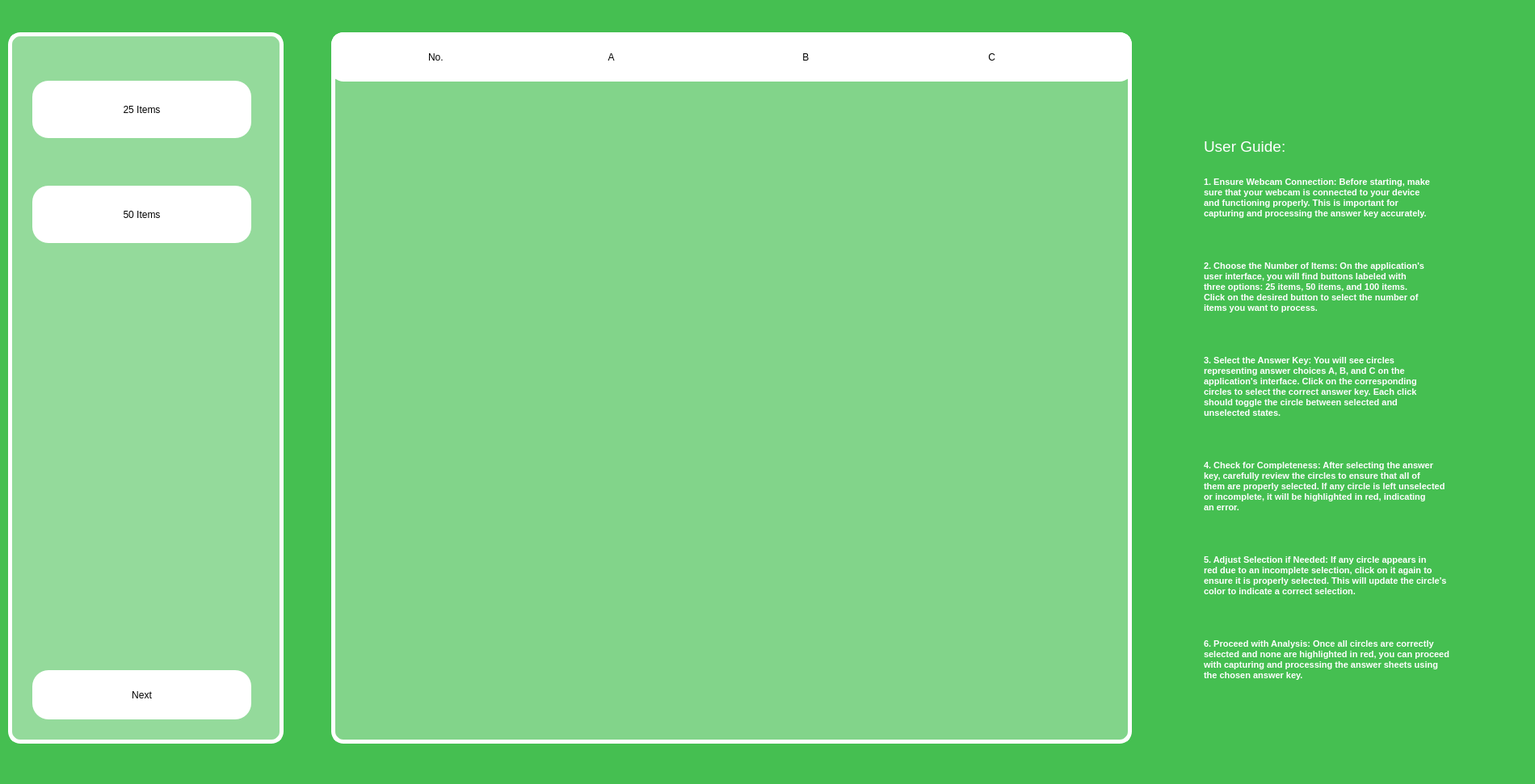
<?xml version="1.0" encoding="UTF-8"?>
<ui version="4.0">
 <class>Dialog</class>
 <widget class="QDialog" name="Dialog">
  <property name="geometry">
   <rect>
    <x>0</x>
    <y>0</y>
    <width>1900</width>
    <height>971</height>
   </rect>
  </property>
  <property name="windowTitle">
   <string>Dialog</string>
  </property>
  <widget class="QWidget" name="bgwidget" native="true">
   <property name="geometry">
    <rect>
     <x>0</x>
     <y>0</y>
     <width>1901</width>
     <height>981</height>
    </rect>
   </property>
   <property name="styleSheet">
    <string notr="true">QWidget#bgwidget
{  
background-color: rgb(69, 191, 81);
 }
</string>
   </property>
   <widget class="QPushButton" name="next">
    <property name="geometry">
     <rect>
      <x>40</x>
      <y>830</y>
      <width>271</width>
      <height>61</height>
     </rect>
    </property>
    <property name="styleSheet">
     <string notr="true">border-radius: 20px;
background-color: rgb(255, 255, 255);
font: 12pt &quot;MS Shell Dlg 2&quot;;</string>
    </property>
    <property name="text">
     <string>Next</string>
    </property>
   </widget>
   <widget class="QWidget" name="verticalLayoutWidget">
    <property name="geometry">
     <rect>
      <x>420</x>
      <y>100</y>
      <width>971</width>
      <height>811</height>
     </rect>
    </property>
    <layout class="QVBoxLayout" name="verticalLayout"/>
   </widget>
   <widget class="QPushButton" name="items25">
    <property name="geometry">
     <rect>
      <x>40</x>
      <y>100</y>
      <width>271</width>
      <height>71</height>
     </rect>
    </property>
    <property name="styleSheet">
     <string notr="true">border-radius: 20px;
background-color: rgb(255, 255, 255);
font: 12pt &quot;MS Shell Dlg 2&quot;;</string>
    </property>
    <property name="text">
     <string>25 Items</string>
    </property>
   </widget>
   <widget class="QPushButton" name="items50">
    <property name="geometry">
     <rect>
      <x>40</x>
      <y>230</y>
      <width>271</width>
      <height>71</height>
     </rect>
    </property>
    <property name="styleSheet">
     <string notr="true">border-radius: 20px;
background-color: rgb(255, 255, 255);
font: 12pt &quot;MS Shell Dlg 2&quot;;</string>
    </property>
    <property name="text">
     <string>50 Items</string>
    </property>
   </widget>
   <widget class="QLabel" name="label_2">
    <property name="geometry">
     <rect>
      <x>750</x>
      <y>50</y>
      <width>41</width>
      <height>41</height>
     </rect>
    </property>
    <property name="styleSheet">
     <string notr="true">font: 75 20pt &quot;MS Shell Dlg 2&quot;;

color: rgb(0, 0, 0);

background-color: rgb(255, 255, 255);
border-radius: 10px;</string>
    </property>
    <property name="text">
     <string> A</string>
    </property>
   </widget>
   <widget class="QGraphicsView" name="graphicsView">
    <property name="geometry">
     <rect>
      <x>10</x>
      <y>40</y>
      <width>341</width>
      <height>881</height>
     </rect>
    </property>
    <property name="styleSheet">
     <string notr="true">background-color: qlineargradient(spread:pad, x1:0, y1:0, x2:1, y2:0, stop:0 rgba(255, 255, 255, 108));
border-style: solid;
border-width: 5px;
border-color: rgb(255, 255, 255);
border-radius: 15px;

</string>
    </property>
   </widget>
   <widget class="QGraphicsView" name="graphicsView_2">
    <property name="geometry">
     <rect>
      <x>410</x>
      <y>40</y>
      <width>991</width>
      <height>881</height>
     </rect>
    </property>
    <property name="styleSheet">
     <string notr="true">background-color: qlineargradient(spread:pad, x1:0, y1:0, x2:1, y2:0, stop:0 rgba(255, 255, 255, 83));
border-style: solid;
border-width: 5px;
border-color: rgb(255, 255, 255);
border-radius: 15px;</string>
    </property>
   </widget>
   <widget class="QLabel" name="label_5">
    <property name="geometry">
     <rect>
      <x>990</x>
      <y>50</y>
      <width>41</width>
      <height>41</height>
     </rect>
    </property>
    <property name="styleSheet">
     <string notr="true">font: 75 20pt &quot;MS Shell Dlg 2&quot;;

color: rgb(0, 0, 0);

background-color: rgb(255, 255, 255);
border-radius: 10px;</string>
    </property>
    <property name="text">
     <string> B</string>
    </property>
   </widget>
   <widget class="QLabel" name="label_3">
    <property name="geometry">
     <rect>
      <x>1220</x>
      <y>50</y>
      <width>41</width>
      <height>41</height>
     </rect>
    </property>
    <property name="styleSheet">
     <string notr="true">font: 75 20pt &quot;MS Shell Dlg 2&quot;;

color: rgb(0, 0, 0);

background-color: rgb(255, 255, 255);
border-radius: 10px;</string>
    </property>
    <property name="text">
     <string> C</string>
    </property>
   </widget>
   <widget class="QLabel" name="label_6">
    <property name="geometry">
     <rect>
      <x>1490</x>
      <y>170</y>
      <width>351</width>
      <height>741</height>
     </rect>
    </property>
    <property name="styleSheet">
     <string notr="true">color: rgb(255, 255, 255);

font: 75 5pt &quot;MS Shell Dlg 2&quot;;</string>
    </property>
    <property name="text">
     <string>&lt;html&gt;&lt;head/&gt;&lt;body&gt;&lt;p&gt;&lt;span style=&quot; font-size:14pt;&quot;&gt;User Guide:&lt;/span&gt;&lt;/p&gt;&lt;p&gt;&lt;span style=&quot; font-size:8pt; font-weight:600;&quot;&gt;&lt;br/&gt;1. Ensure Webcam Connection: Before starting, make &lt;br/&gt;sure that your webcam is connected to your device &lt;br/&gt;and functioning properly. This is important for &lt;br/&gt;capturing and processing the answer key accurately.&lt;/span&gt;&lt;/p&gt;&lt;p&gt;&lt;br/&gt;&lt;/p&gt;&lt;p&gt;&lt;span style=&quot; font-size:8pt; font-weight:600;&quot;&gt;2. Choose the Number of Items: On the application's&lt;br/&gt;user interface, you will find buttons labeled with&lt;br/&gt;three options: 25 items, 50 items, and 100 items.&lt;br/&gt;Click on the desired button to select the number of&lt;br/&gt;items you want to process.&lt;/span&gt;&lt;/p&gt;&lt;p&gt;&lt;br/&gt;&lt;/p&gt;&lt;p&gt;&lt;span style=&quot; font-size:8pt; font-weight:600;&quot;&gt;3. Select the Answer Key: You will see circles &lt;br/&gt;representing answer choices A, B, and C on the &lt;br/&gt;application's interface. Click on the corresponding &lt;br/&gt;circles to select the correct answer key. Each click &lt;br/&gt;should toggle the circle between selected and &lt;br/&gt;unselected states.&lt;/span&gt;&lt;/p&gt;&lt;p&gt;&lt;br/&gt;&lt;/p&gt;&lt;p&gt;&lt;span style=&quot; font-size:8pt; font-weight:600;&quot;&gt;4. Check for Completeness: After selecting the answer&lt;br/&gt;key, carefully review the circles to ensure that all of&lt;br/&gt;them are properly selected. If any circle is left unselected&lt;br/&gt;or incomplete, it will be highlighted in red, indicating&lt;br/&gt;an error.&lt;/span&gt;&lt;/p&gt;&lt;p&gt;&lt;br/&gt;&lt;/p&gt;&lt;p&gt;&lt;span style=&quot; font-size:8pt; font-weight:600;&quot;&gt;5. Adjust Selection if Needed: If any circle appears in&lt;br/&gt;red due to an incomplete selection, click on it again to&lt;br/&gt;ensure it is properly selected. This will update the circle's&lt;br/&gt;color to indicate a correct selection.&lt;/span&gt;&lt;/p&gt;&lt;p&gt;&lt;br/&gt;&lt;/p&gt;&lt;p&gt;&lt;span style=&quot; font-size:8pt; font-weight:600;&quot;&gt;6. Proceed with Analysis: Once all circles are correctly &lt;br/&gt;selected and none are highlighted in red, you can proceed &lt;br/&gt;with capturing and processing the answer sheets using&lt;br/&gt;the chosen answer key.&lt;/span&gt;&lt;/p&gt;&lt;p&gt;&lt;br/&gt;&lt;/p&gt;&lt;p&gt;&lt;br/&gt;&lt;/p&gt;&lt;/body&gt;&lt;/html&gt;</string>
    </property>
   </widget>
   <widget class="QPushButton" name="back_button">
    <property name="geometry">
     <rect>
      <x>20</x>
      <y>0</y>
      <width>41</width>
      <height>31</height>
     </rect>
    </property>
    <property name="styleSheet">
     <string notr="true">border-radius: 20px;

font: 25pt &quot;Showcard Gothic&quot;;
</string>
    </property>
    <property name="text">
     <string/>
    </property>
   </widget>
   <widget class="QGraphicsView" name="graphicsView_3">
    <property name="geometry">
     <rect>
      <x>410</x>
      <y>40</y>
      <width>991</width>
      <height>61</height>
     </rect>
    </property>
    <property name="styleSheet">
     <string notr="true">background-color: rgb(255, 255, 255);
border-style: solid;
border-width: 5px;
border-color: rgb(255, 255, 255);
border-radius: 15px;</string>
    </property>
   </widget>
   <widget class="QLabel" name="label_7">
    <property name="geometry">
     <rect>
      <x>530</x>
      <y>50</y>
      <width>51</width>
      <height>41</height>
     </rect>
    </property>
    <property name="styleSheet">
     <string notr="true">font: 75 20pt &quot;MS Shell Dlg 2&quot;;

color: rgb(0, 0, 0);

background-color: rgb(255, 255, 255);
border-radius: 10px;</string>
    </property>
    <property name="text">
     <string>No.</string>
    </property>
   </widget>
   <zorder>graphicsView_3</zorder>
   <zorder>graphicsView_2</zorder>
   <zorder>graphicsView</zorder>
   <zorder>next</zorder>
   <zorder>verticalLayoutWidget</zorder>
   <zorder>items25</zorder>
   <zorder>items50</zorder>
   <zorder>label_2</zorder>
   <zorder>label_5</zorder>
   <zorder>label_3</zorder>
   <zorder>label_6</zorder>
   <zorder>back_button</zorder>
   <zorder>label_7</zorder>
  </widget>
 </widget>
 <resources>
  <include location="../icons&amp;images.qrc"/>
 </resources>
 <connections/>
</ui>
